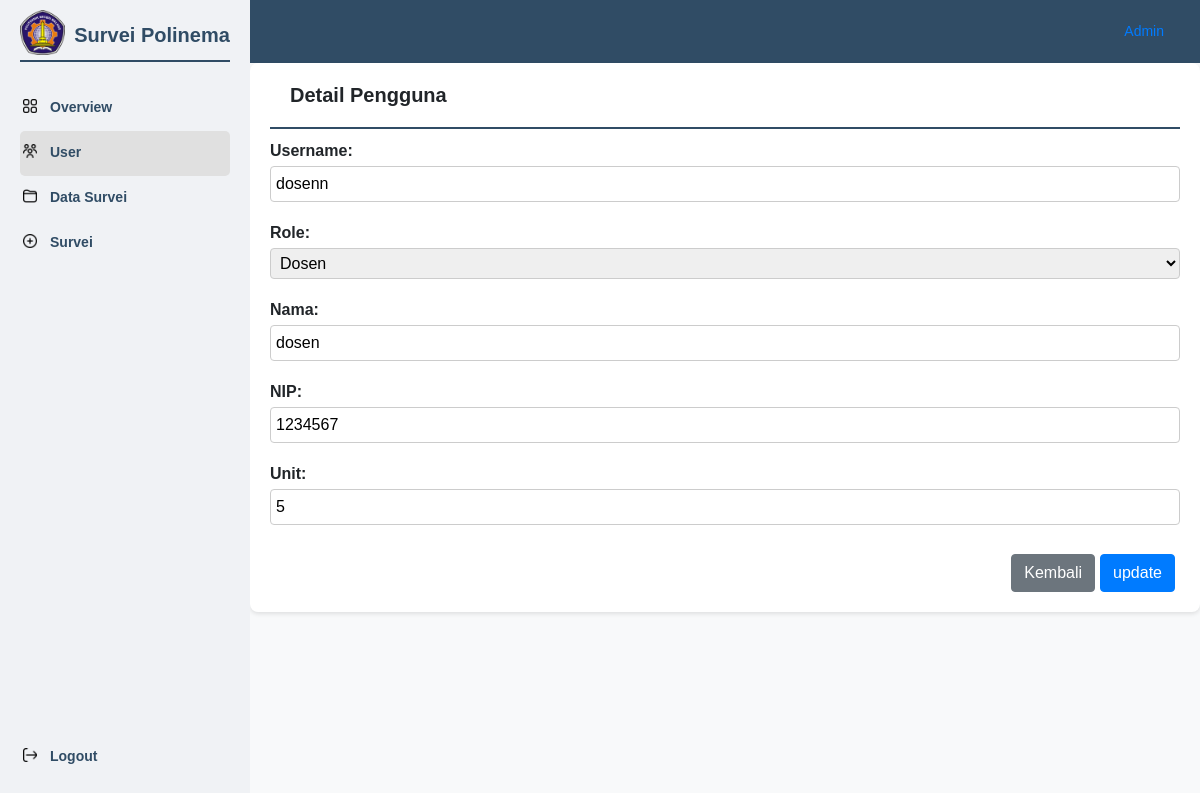
/admin/edit_user.php?user_id=15, run on the app's committed database.
### tables this page shows
CREATE TABLE `m_user` (
  `user_id` int(11) NOT NULL,
  `username` varchar(20) NOT NULL,
  `nama` varchar(50) NOT NULL,
  `password` varchar(255) NOT NULL,
  `role` varchar(20) NOT NULL
);

CREATE TABLE `m_user_data` (
  `user_id` int(11) NOT NULL,
  `nama` varchar(50) NOT NULL,
  `nim` varchar(20) DEFAULT NULL,
  `jurusan` varchar(50) DEFAULT NULL,
  `prodi` varchar(50) DEFAULT NULL,
  `nip` varchar(20) DEFAULT NULL,
  `no_telp` varchar(20) DEFAULT NULL,
  `email` varchar(100) DEFAULT NULL,
  `tahun_masuk` int(4) DEFAULT NULL,
  `unit` varchar(50) DEFAULT NULL,
  `no_peg` varchar(20) DEFAULT NULL,
  `tahun_lulus` int(4) DEFAULT NULL,
  `jenis_kelamin` varchar(10) DEFAULT NULL,
  `umur` int(3) DEFAULT NULL,
  `pendidikan` varchar(50) DEFAULT NULL,
  `pekerjaan` varchar(50) DEFAULT NULL,
  `penghasilan` varchar(50) DEFAULT NULL,
  `jabatan` varchar(50) DEFAULT NULL,
  `perusahaan` varchar(50) DEFAULT NULL,
  `kota` varchar(50) DEFAULT NULL,
  `role` varchar(20) NOT NULL,
  `nim_mahasiswa` varchar(30) NOT NULL,
  `nama_mahasiswa` varchar(30) NOT NULL,
  `nama_prodi` varchar(30) NOT NULL
);

### admin/edit_user.php (the view, shortened to what this page needs)
<?php
require_once('koneksi.php');
?>
<!DOCTYPE html>
<html lang="en">
<head>
    <link rel="stylesheet" href="https://stackpath.bootstrapcdn.com/bootstrap/4.5.2/css/bootstrap.min.css">
</head>
<body>
    <div class="navbar-vertical">
        <img src="aset/logopolinema.png" alt="Polinema Logo">
        <p>Survei Polinema</p>
        <hr class="nav-divider">
        <nav class="nav flex-column mt-4">
            <a class="nav-link" href="admin_overview.php"><img src="aset/overview.png" alt="Overview Icon">Overview</a>
            <a class="nav-link active" href="admin_user.php"><img src="aset/users.png" alt="User Icon">User</a>
            <a class="nav-link" href="admin_datasurvei_dashboard.php"><img src="aset/data.png" alt="Data Survei Icon">Data Survei</a>
            <a class="nav-link" href="admin_survei.php"><img src="aset/survei.png" alt="Survei Icon">Survei</a>
        </nav>
        <a class="nav-link logout" href="../user/user_registrasi.php"><img src="aset/logout.png" alt="Logout Icon">Logout</a>
    </div>
    <div class="content">
        <div class="content-header">
            <div class="profile">
                <a class="nav-link" href="#">
                    <span>Admin</span></a>
            </div>
        </div>
        <div class="survey-content">
            <h2>Detail Pengguna</h2>
            <hr class="nav-divider">
            <?php
            if (isset($_GET['user_id'])) {
                $user_id = $_GET['user_id'];
                $sql_user = "SELECT * FROM m_user WHERE user_id = $user_id";
                $result_user = $conn->query($sql_user);
                if ($result_user->num_rows == 1) {
                    $row_user = $result_user->fetch_assoc();
                    $sql_user_data = "SELECT * FROM m_user_data WHERE user_id = $user_id";
                    $result_user_data = $conn->query($sql_user_data);
                    $row_user_data = $result_user_data->fetch_assoc();
            ?>
                    <form method="post" action="">
                        <p><strong>Username:</strong> <input type="text" name="username" value="<?php echo $row_user['username']; ?>"></p>
                        <p><strong>Role:</strong>
                            <select name="role">
                                <option value="dosen" <?php if ($row_user['role'] == 'dosen') echo 'selected'; ?>>Dosen</option>
                            </select>
                        </p>
                        <?php if ($row_user['role'] == 'dosen') { ?>
                            <p><strong>Nama:</strong> <input type="text" name="nama" value="<?php echo $row_user_data['nama']; ?>"></p>
                            <p><strong>NIP:</strong> <input type="text" name="nip" value="<?php echo $row_user_data['nip']; ?>"></p>
                            <p><strong>Unit:</strong> <input type="text" name="unit" value="<?php echo $row_user_data['unit']; ?>"></p>
                        <?php } ?>
                        <div class="buttons">
                            <button type="button" id="back" class="btn btn-secondary" onclick="history.back();">Kembali</button>
                            <button type="submit" class="btn btn-primary" name="update" value="Update">update</button>
                        </div>
                    </form>
            <?php
                } else {
                    echo "Pengguna tidak ditemukan.";
                }
            } else {
                echo "ID pengguna tidak diberikan.";
            }
            ?>
        </div>
    </div>
</body>
</html>

### admin/edit_user.php (style rules this page uses)
body { margin: 0; font-family: Arial, sans-serif; background-color: #f8f9fa; }
.navbar-vertical { background-color: #f0f2f5; color: #304C65; height: 100vh; padding: 20px; position: fixed; width: 250px; }
.navbar-vertical img { width: 45px; margin-bottom: 15px; margin-top: -10px; }
.navbar-vertical .nav-link img { width: 20px; height: 20px; margin-top: 10px; padding: 3px; margin-right: 10px; }
.navbar-vertical p { margin: 0; font-weight: bold; text-align: center; position: relative; margin-top: -50px; margin-left: 54px; font-size: 20px; }
.navbar-vertical .nav-link { color: #304C65; font-weight: 700; padding: 0px; display: block; border-radius: 5px; font-size: 14px; }
.navbar-vertical .nav-link.active { background-color: #e0e0e0; }
.navbar-vertical .logout { position: absolute; bottom: 20px; left: 20px; }
.content { margin-left: 250px; }
.content-header { display: flex; justify-content: space-between; align-items: center; background-color: #304C65; padding: 8px 20px; color: white; }
.content-header .profile { display: flex; align-items: center; font-size: 14px; margin-top: 5px; margin-bottom: 5px; }
.survey-content { padding: 20px; background-color: white; border-radius: 8px; box-shadow: 0 2px 4px rgba(0, 0, 0, 0.1); }
.survey-content h2 { margin-bottom: 20px; margin-left: 20px; font-weight: bold; font-size: 20px; }
.nav-divider { border: none; height: 2px; background-color: #304C65; margin: 10px 0; }
input[type="text"], select { width: 100%; padding: 5px; margin-top: 3px; margin-bottom: 3px; display: inline-block; border: 1px solid #ccc; border-radius: 4px; box-sizing: border-box; }
button { background-color: #304C65; color: white; padding: 10px 20px; margin: 10px 5px 0 0; border: none; border-radius: 4px; cursor: pointer; }
.buttons { display: flex; justify-content: flex-end; }

### data on the page
m_user: username "dosenn", role "Dosen"
m_user_data: nama "dosen", nip "1234567", unit "5"
